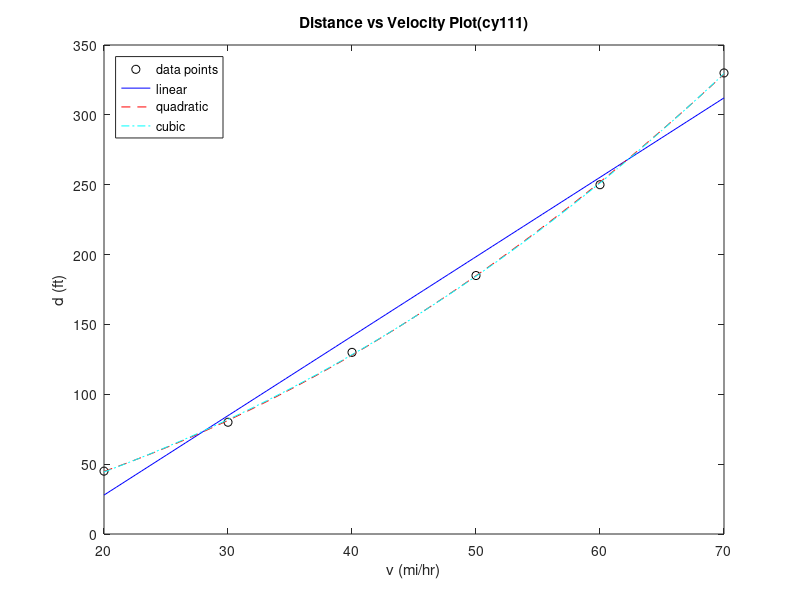

Reproduce this figure in MATLAB.
%[ONE1.m]
%[Cemal Yagcioglu]
%[November 18,2016]
% I have adhered to all the tenets of the 
% Duke Community Standard in creating this code.
% Signed: [cy111]

clear
% V data
v = 20:10:70;
% d data
d = [45 80 130 185 250 330];
plot(v,d,'ko')
hold on
% Linear  a
x=linspace(20,70,100)
p1 = polyfit(v,d,1);
y1=polyval(p1,x)
y11=polyval(p1,v)
plot(x,y1,'b-')
est1=polyval(p1,[65 100])
hold on

% Quadratic  a
p2 = polyfit(v,d,2);
y2=polyval(p2,x)
y22=polyval(p2,v)
plot(x,y2,'r--')
est2=polyval(p2,[65 100])
hold on
% Cubic  a
p3 = polyfit(v,d,3);
y3=polyval(p3,x)
y33=polyval(p3,v)
plot(x,y3,'c-.')
legend('data points','linear','quadratic','cubic','location','northwest')
xlabel('v (mi/hr)')
ylabel('d (ft)')
title('Distance vs Velocity Plot(cy111)')
print -depsc DistanceVelocityPlot
est3=polyval(p3,[65 100])
St = sum(( d - mean(d) ).^2)

% Compute sum of the squares of the estimate residuals
Sr1 = sum(( d - y11 ).^2)
Sr2 = sum(( d - y22 ).^2)
Sr3 = sum(( d - y33 ).^2)

% Compute the coefficient of determination
r21 = (St - Sr1) / St
r22 = (St - Sr2) / St
r23 = (St - Sr3) / St